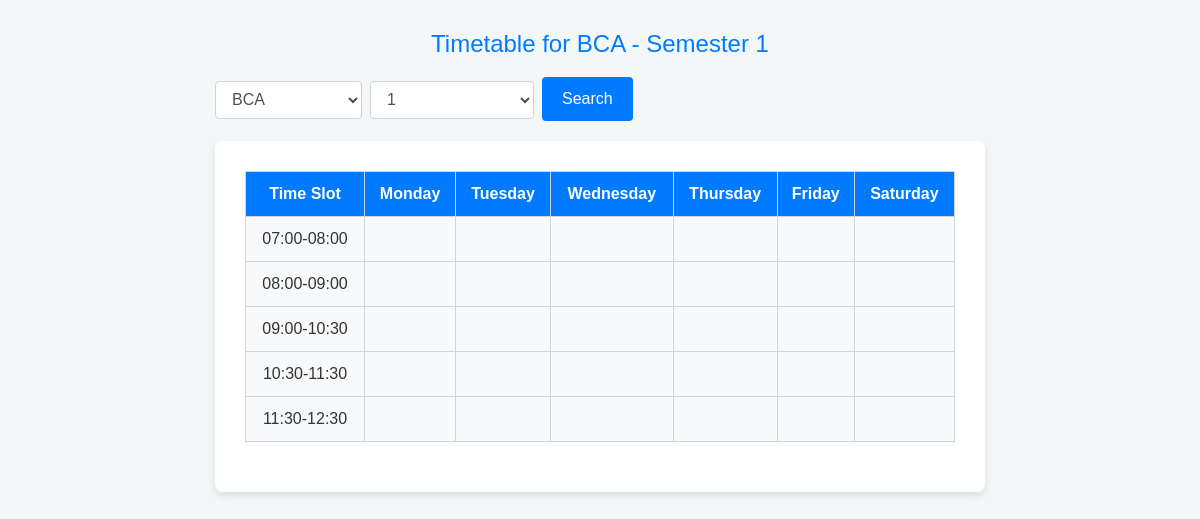
Before: /showtimetable with the older database file.
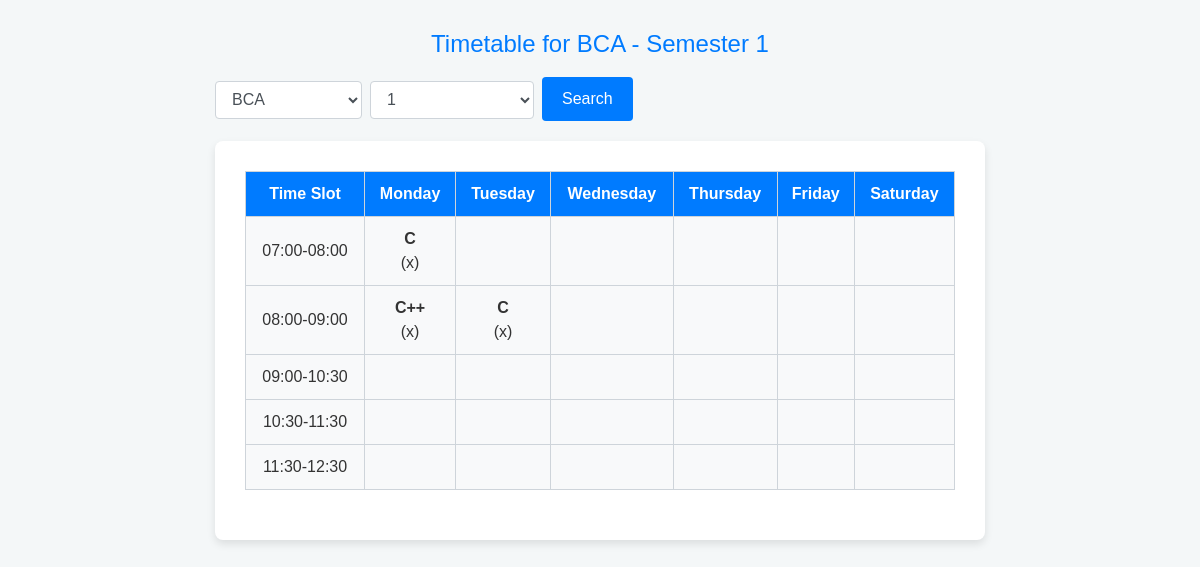
After: the same page with the newer database file.
### timeTable/models.py (models this page shows, shortened)
class Day(models.Model):
    day = models.CharField(max_length=250)

class TimeTable(models.Model):
    TIME_SLOT_CHOICES = [
        ('07:00-08:00', '07:00 - 08:00'),
        ('08:00-09:00', '08:00 - 09:00'),
        ('09:00-10:30', '09:00 - 10:00'),
        ('10:30-11:30', '10:30 - 11:30'),
        ('11:30-12:30', '11:30 - 12:30'),
    ]
    course = models.ForeignKey(Course, on_delete=models.CASCADE, null=True)
    subject = models.ForeignKey(Subject, on_delete=models.CASCADE)
    faculty = models.ForeignKey(Faculty, on_delete=models.CASCADE,null=True)
    classroom = models.ForeignKey(Classroom, on_delete=models.CASCADE)
    semester = models.ForeignKey(Semester, on_delete=models.ForeignKey,null=True)
    day = models.ForeignKey(Day, on_delete=models.CASCADE)
    time_slot = models.CharField(max_length=20, choices=TIME_SLOT_CHOICES,null=True)

class Subject(models.Model):
    name = models.CharField(max_length=100)
    course = models.ForeignKey(Course, on_delete=models.CASCADE)
    semester = models.ForeignKey(Semester, on_delete=models.CASCADE)

class Faculty(models.Model):
    name = models.CharField(max_length=250)

### timeTable/views.py (the view)
# urls.py: path('showtimetable',views.showtimetable,name="showtimetable")
def showtimetable(request):
    selected_course = None
    selected_semester = None
    if request.method == 'GET':
        selected_course_id = request.GET.get('course')
        selected_semester_id = request.GET.get('semester')
        if selected_course_id:
            selected_course = Course.objects.get(id=selected_course_id)
        if selected_semester_id:
            selected_semester = Semester.objects.get(id=selected_semester_id)
    if not selected_course:
        selected_course = Course.objects.first()
    if not selected_semester:
        selected_semester = Semester.objects.first()
    timetable_entries = TimeTable.objects.filter(
        course=selected_course,
        semester=selected_semester
    )
    days = Day.objects.all()  # Fetch all Day objects
    time_slots = [slot[0] for slot in TimeTable.TIME_SLOT_CHOICES]
    timetable_data = []
    for time_slot in time_slots:
        row = {'time_slot': time_slot, 'entries': []}
        for day in days:
            entry = timetable_entries.filter(day=day, time_slot=time_slot).first()
            row['entries'].append(entry)
        timetable_data.append(row)
    context = {
        'timetable_data': timetable_data,
        'days': days,
        'courses': Course.objects.all(),
        'semesters': Semester.objects.all(),
        'selected_course': selected_course,
        'selected_semester': selected_semester,
    }
    return render(request, 'showtimetable.html', context)

### timeTable/templates/showtimetable.html (shortened to what this page needs)
{% load static %}
<!DOCTYPE html>
<html lang="en">
<head>
    <link rel="stylesheet" href="https://stackpath.bootstrapcdn.com/bootstrap/4.5.2/css/bootstrap.min.css">
    <link rel="stylesheet" href="https://kit.fontawesome.com/a076d05399.css">
    <link rel="stylesheet" href="{% static 'css/showtimetable.css' %}">
</head>
<body>
    <div class="container">
        <h1>Timetable for {{ selected_course.name }} - Semester {{ selected_semester.name }}</h1>
        <div class="form-container">
            <form method="get" class="form-inline">
                <div class="form-group mr-2">
                    <select name="course" id="course" class="form-control">
                        {% for course in courses %}
                            <option value="{{ course.id }}" {% if course == selected_course %}selected{% endif %}>{{ course.name }}</option>
                        {% endfor %}
                    </select>
                </div>
                <div class="form-group mr-2">
                    <select name="semester" id="semester" class="form-control">
                        {% for semester in semesters %}
                            <option value="{{ semester.id }}" {% if semester == selected_semester %}selected{% endif %}>{{ semester.name }}</option>
                        {% endfor %}
                    </select>
                </div>
                <button type="submit" class="btn btn-primary">Search</button>
            </form>
        </div>
        <div class="table-container">
            <table>
                <thead>
                    <tr>
                        <th>Time Slot</th>
                        {% for day in days %}
                            <th>{{ day.day }}</th>
                        {% endfor %}
                    </tr>
                </thead>
                <tbody>
                    {% for row in timetable_data %}
                        <tr>
                            <td>{{ row.time_slot }}</td>
                            {% for entry in row.entries %}
                                <td>
                                    {% if entry %}
                                        <div class="entry-content">
                                            <strong>{{ entry.subject.name }}</strong><br>
                                            ({{ entry.faculty.name }})
                                        </div>
                                    {% endif %}
                                </td>
                            {% endfor %}
                        </tr>
                    {% endfor %}
                </tbody>
            </table>
        </div>
    </div>
</body>
</html>

Changed rows visible on the page:
added TimeTable: subject.name "C", faculty.name "x", shown under "07:00-08:00"
now on this page (row edited): TimeTable: subject.name "C++", faculty.name "x", shown under "08:00-09:00"
added TimeTable: subject.name "C", faculty.name "x", shown under "08:00-09:00"
